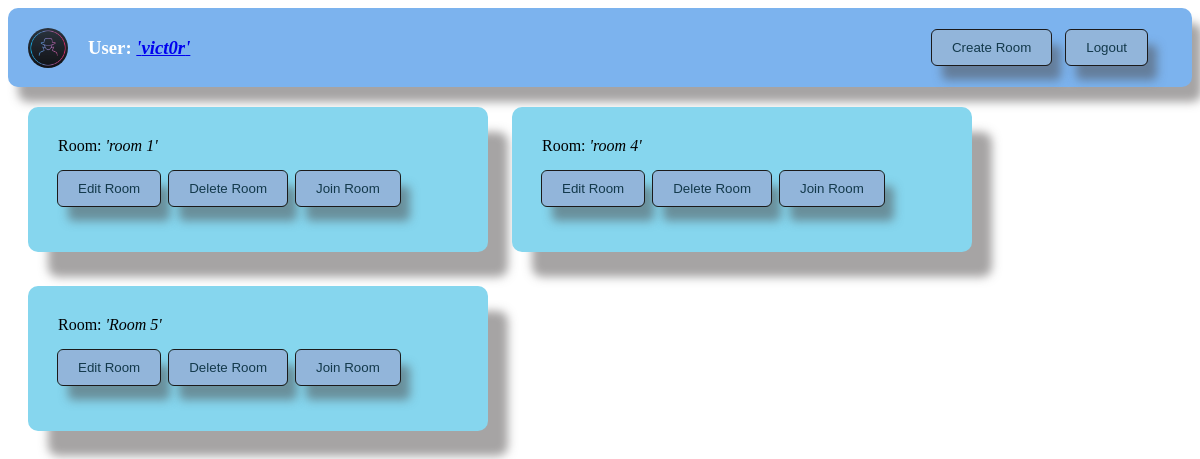
The app's page /chat/rooms/ (signed in), older data.
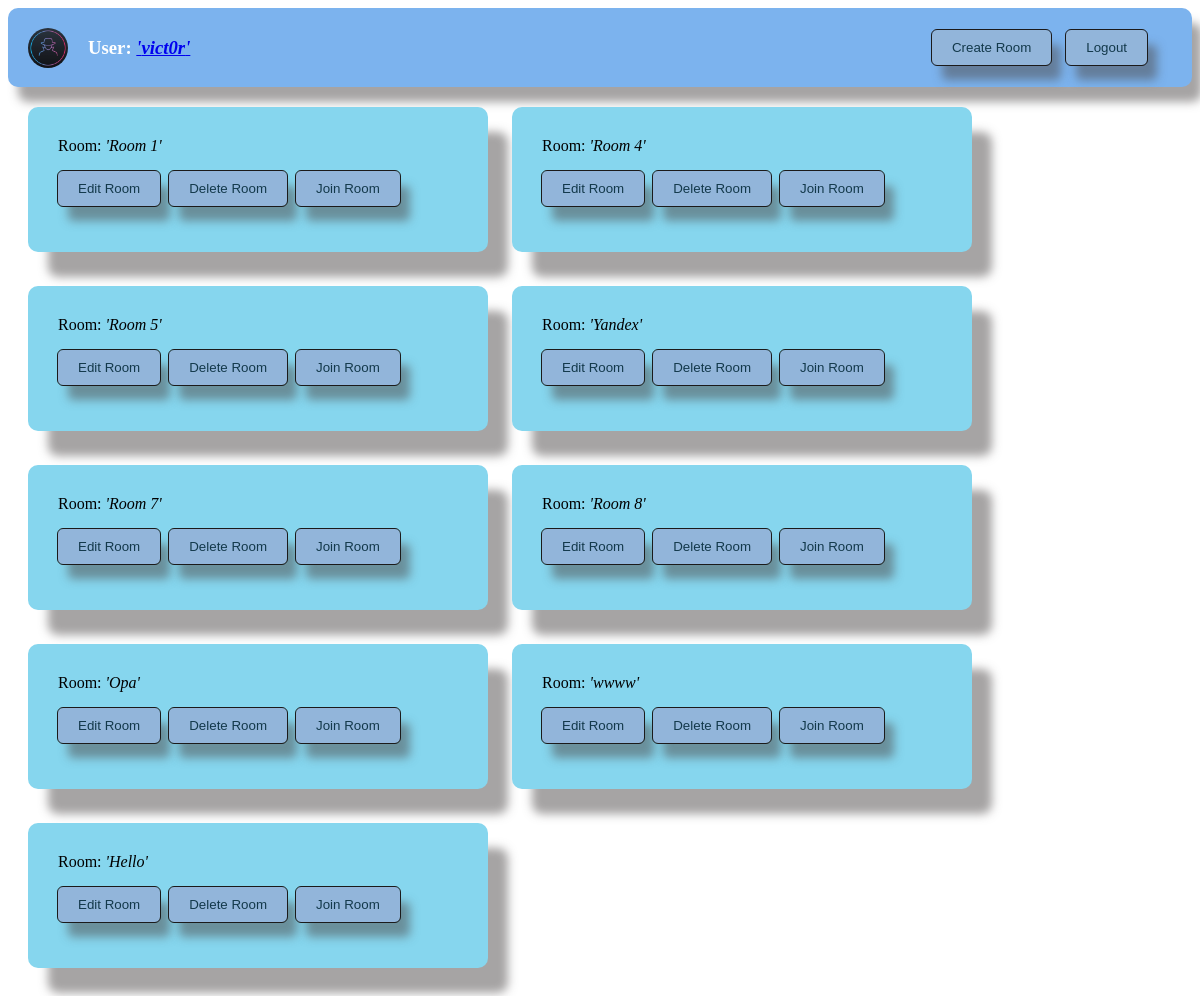
The same page, newer data.
### chat/models.py (models this page shows)
class Chat(models.Model):
    name = models.CharField(max_length=128)
    users = models.ManyToManyField(User, related_name='chats')
    def __str__(self):
        return self.name

### chat/views.py (the view)
# urls.py: path('rooms/', getRooms, name='getRooms'),
@login_required
def getRooms(request):
    roomWithIds=Chat.objects.filter().values('id', "name",)
    rooms = Chat.objects.all()
    user = request.user
    print('user:', user)
    print('user.id:', user.id)
    try:
        userProfile = UserProfile.objects.get(user=user)
        avatar = userProfile.avatar.url
    except:
        avatar = '/media/avatars/default.png'
    avatar_full_url = settings.SITE_URL + avatar
    print('avatar_full_url:', avatar_full_url)
    return render(request, 'chat/rooms.html', {'rooms': rooms, 'roomWithIds': roomWithIds, 'user' : user, 'avatar' : avatar, 'avatar_full_url' : avatar_full_url, })

### templates/chat/rooms.html (shortened to what this page needs)
{% extends 'default.html' %}
{% load static %}
{% block rooms %}
<div class="room-list" >
  {% for room in rooms %}
  <div class="room">
  <div id="room-name-container">
    <span >Room: <em id="room-name-display-{{ room.id }}">'{{ room }}'</em></span>
  </div>
      <button id="{{ room.id }}" class="btn edit-room">Edit Room</button>
      <button id="{{ room.id }}" class="btn delete-room">Delete Room</button>
      <button id="{{ room.id }}" class="btn enter-room">Join Room</button>
  </div>
  {% endfor %}
</div>
{% endblock rooms %}
{% block createRoom %}
<div class="top-delete-form">
  <button class="btn create-room">Create Room</button>
</div>
{% endblock createRoom %}
{% block avatar %}
<img class="logo" src="{{ avatar }}">
{% endblock avatar %}

### templates/default.html (shortened to what this page needs)
{% load static %}
<!DOCTYPE HTML>
<html>
  <head>
    <link rel="stylesheet" href="{% static 'css/style.css' %}">
  </head>
  <body>
  <div class="top-bar">
    <div class="logo">
        {% block avatar %}{% endblock avatar %}
    </div>
    <div class="top-bar-user">
    <h3>
        User:
        {% if user.is_authenticated %}
        <a href="{% url 'userAccount' user.id %}">
          <em>'{{ user }}'</em>
        </a>
        {% endif %}
    </h3>
    </div>
    {% block createRoom %}{% endblock createRoom %}
    {% if request.user.is_authenticated %}
    <div class="logout-btn">
      <a href="{% url 'logout' %}"><button class="btn logout">Logout</button></a>
    </div>
    {% else %}
    <div class="logout-btn">
      <a href="{% url 'signup' %}"><button class="btn signup">Sign up</button></a>
    </div>
    {% endif %}
  </div>
  {% block rooms %}{% endblock rooms %}
  </body>
</html>

### chat/static/css/style.css (style rules this page uses)
.room-list { gap: 20px; padding: 20px 20px 20px 20px; }
.room { display: inline-block; padding: 30px; width: 400px; margin-right: 20px; margin-bottom: 30px; box-shadow: 20px 25px 10px rgba(77, 74, 74, 0.5); border-radius: 10px; overflow: hidden; background-color: #86d6ee; }
.btn { background-color: #92b5da; border: none; color: #13394b; padding: 10px 20px 10px; border-radius: 5px; cursor: pointer; outline: 1px solid rgb(27, 26, 26); box-shadow: 10px 15px 10px rgba(77, 74, 74, 0.5); margin-right: 5px; }
.top-bar { background-color: #7cb3ee; color: #fff; padding: 10px 10px 10px 20px; display: flex; justify-content: space-between; align-items: center; box-shadow: 10px 15px 10px rgba(77, 74, 74, 0.5); border-radius: 10px; text-align: left; }
.top-bar-user { flex-grow: 1; margin-left: 20px; }
.logout-btn { margin-right: 30px; }
.top-delete-form { margin-right: 10px; }
.logo { height: 40px; width: 40px; border-radius: 20px; }

Row changes from the older to the newer data that the page shows:
changed Chat: name "room 1" → "Room 1"
changed Chat: name "room 4" → "Room 4"
added Chat: name "Yandex"
added Chat: name "Room 7"
added Chat: name "Room 8"
added Chat: name "Opa"
added Chat: name "wwww"
added Chat: name "Hello"
